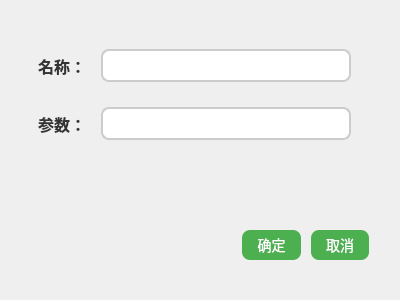
<?xml version="1.0" encoding="UTF-8"?>
<ui version="4.0">
 <class>sinkDialog</class>
 <widget class="QDialog" name="sinkDialog">
  <property name="geometry">
   <rect>
    <x>0</x>
    <y>0</y>
    <width>400</width>
    <height>300</height>
   </rect>
  </property>
  <property name="windowTitle">
   <string>Dialog</string>
  </property>
  <widget class="QWidget" name="">
   <property name="geometry">
    <rect>
     <x>30</x>
     <y>30</y>
     <width>321</width>
     <height>131</height>
    </rect>
   </property>
   <layout class="QVBoxLayout" name="verticalLayout">
    <item>
     <layout class="QHBoxLayout" name="horizontalLayout_2">
      <item>
       <widget class="QLabel" name="label">
        <property name="styleSheet">
         <string notr="true">QLabel {
    color: #333; /* 设置标签文本颜色 */
    font-size: 16px; /* 设置字体大小 */
    font-weight: bold; /* 设置字体加粗 */
    padding: 4px; /* 设置标签内边距 */
}
</string>
        </property>
        <property name="text">
         <string>名称：</string>
        </property>
       </widget>
      </item>
      <item>
       <widget class="QLineEdit" name="lineEdit">
        <property name="styleSheet">
         <string notr="true">QLineEdit {
    border: 2px solid #ccc; /* 设置边框样式 */
    border-radius: 8px; /* 设置圆角半径 */
    padding: 4px; /* 设置内边距 */
    font-size: 16px; /* 设置字体大小 */
}

QLineEdit:hover, QLineEdit:focus {
    border: 2px solid #0078d7; /* 设置鼠标悬停和获得焦点时的边框样式 */
}</string>
        </property>
       </widget>
      </item>
     </layout>
    </item>
    <item>
     <layout class="QHBoxLayout" name="horizontalLayout_3">
      <item>
       <widget class="QLabel" name="label_3">
        <property name="styleSheet">
         <string notr="true">QLabel {
    color: #333; /* 设置标签文本颜色 */
    font-size: 16px; /* 设置字体大小 */
    font-weight: bold; /* 设置字体加粗 */
    padding: 4px; /* 设置标签内边距 */
}</string>
        </property>
        <property name="text">
         <string>参数：</string>
        </property>
       </widget>
      </item>
      <item>
       <widget class="QLineEdit" name="lineEdit_2">
        <property name="styleSheet">
         <string notr="true">QLineEdit {
    border: 2px solid #ccc; /* 设置边框样式 */
    border-radius: 8px; /* 设置圆角半径 */
    padding: 4px; /* 设置内边距 */
    font-size: 16px; /* 设置字体大小 */
}

QLineEdit:hover, QLineEdit:focus {
    border: 2px solid #0078d7; /* 设置鼠标悬停和获得焦点时的边框样式 */
}</string>
        </property>
       </widget>
      </item>
     </layout>
    </item>
   </layout>
  </widget>
  <widget class="QWidget" name="">
   <property name="geometry">
    <rect>
     <x>240</x>
     <y>200</y>
     <width>131</width>
     <height>91</height>
    </rect>
   </property>
   <layout class="QHBoxLayout" name="horizontalLayout">
    <item>
     <widget class="QPushButton" name="btnOK">
      <property name="styleSheet">
       <string notr="true">QPushButton {
    background-color: #4CAF50; /* 设置按钮背景颜色 */
    border: none; /* 去掉按钮边框 */
    color: white; /* 设置按钮文本颜色 */
    padding: 4px 6px; /* 设置按钮内边距 */
    text-align: center; /* 设置文本居中 */
    text-decoration: none; /* 去掉文本下划线 */
    display: inline-block; /* 设置显示为行内元素 */
    font-size: 14px; /* 设置字体大小 */
    margin: 4px 2px; /* 设置按钮外边距 */
    cursor: pointer; /* 设置光标形状为手形 */
    border-radius: 8px; /* 设置按钮圆角半径 */
}

QPushButton:hover {
    background-color: #3e8e41; /* 设置鼠标悬停时的背景颜色 */
}

QPushButton:pressed {
    background-color: #2e6738; /* 设置按钮按下时的背景颜色 */
}</string>
      </property>
      <property name="text">
       <string>确定</string>
      </property>
     </widget>
    </item>
    <item>
     <widget class="QPushButton" name="btnCancel">
      <property name="styleSheet">
       <string notr="true">QPushButton {
    background-color: #4CAF50; /* 设置按钮背景颜色 */
    border: none; /* 去掉按钮边框 */
    color: white; /* 设置按钮文本颜色 */
    padding: 4px 6px; /* 设置按钮内边距 */
    text-align: center; /* 设置文本居中 */
    text-decoration: none; /* 去掉文本下划线 */
    display: inline-block; /* 设置显示为行内元素 */
    font-size: 14px; /* 设置字体大小 */
    margin: 4px 2px; /* 设置按钮外边距 */
    cursor: pointer; /* 设置光标形状为手形 */
    border-radius: 8px; /* 设置按钮圆角半径 */
}

QPushButton:hover {
    background-color: #3e8e41; /* 设置鼠标悬停时的背景颜色 */
}

QPushButton:pressed {
    background-color: #2e6738; /* 设置按钮按下时的背景颜色 */
}</string>
      </property>
      <property name="text">
       <string>取消</string>
      </property>
     </widget>
    </item>
   </layout>
  </widget>
 </widget>
 <resources/>
 <connections/>
</ui>
